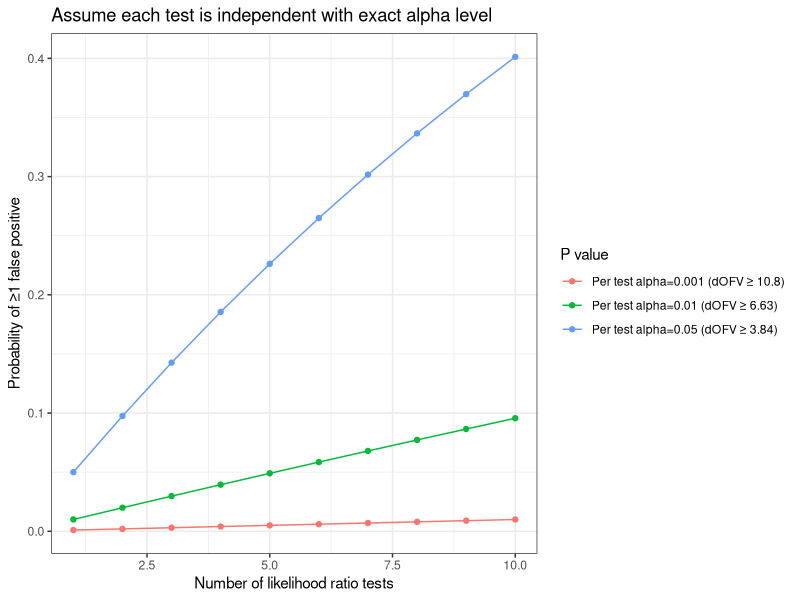

This figure's R source:
## ---- chunk 1
#| warning: false
#| message: false
#| echo: true
#| code-fold: true
#| code-summary: "Show the code"

library(tidyverse)
data <- data.frame(n = rep(seq(1, 10, 1), 3), 
                   alpha = c(rep(0.05, 10), rep(0.01, 10), rep(0.001, 10))) %>% 
  mutate(p = 1-(1-alpha)^n) %>% 
  mutate(`P value`=case_when(
    alpha==0.05~"Per test alpha=0.05 (dOFV ≥ 3.84)", 
    alpha==0.01~"Per test alpha=0.01 (dOFV ≥ 6.63)", 
    alpha==0.001~"Per test alpha=0.001 (dOFV ≥ 10.8)"))

ggplot(data, aes(x=n, y=p, group=`P value`, color=`P value`))+
  geom_point()+geom_line()+
  # geom_hline(yintercept = 0.05, linetype = "dashed")+
  ggtitle("Assume each test is independent with exact alpha level")+
  xlab("Number of likelihood ratio tests")+
  ylab("Probability of ≥1 false positive")+
  theme_bw()
